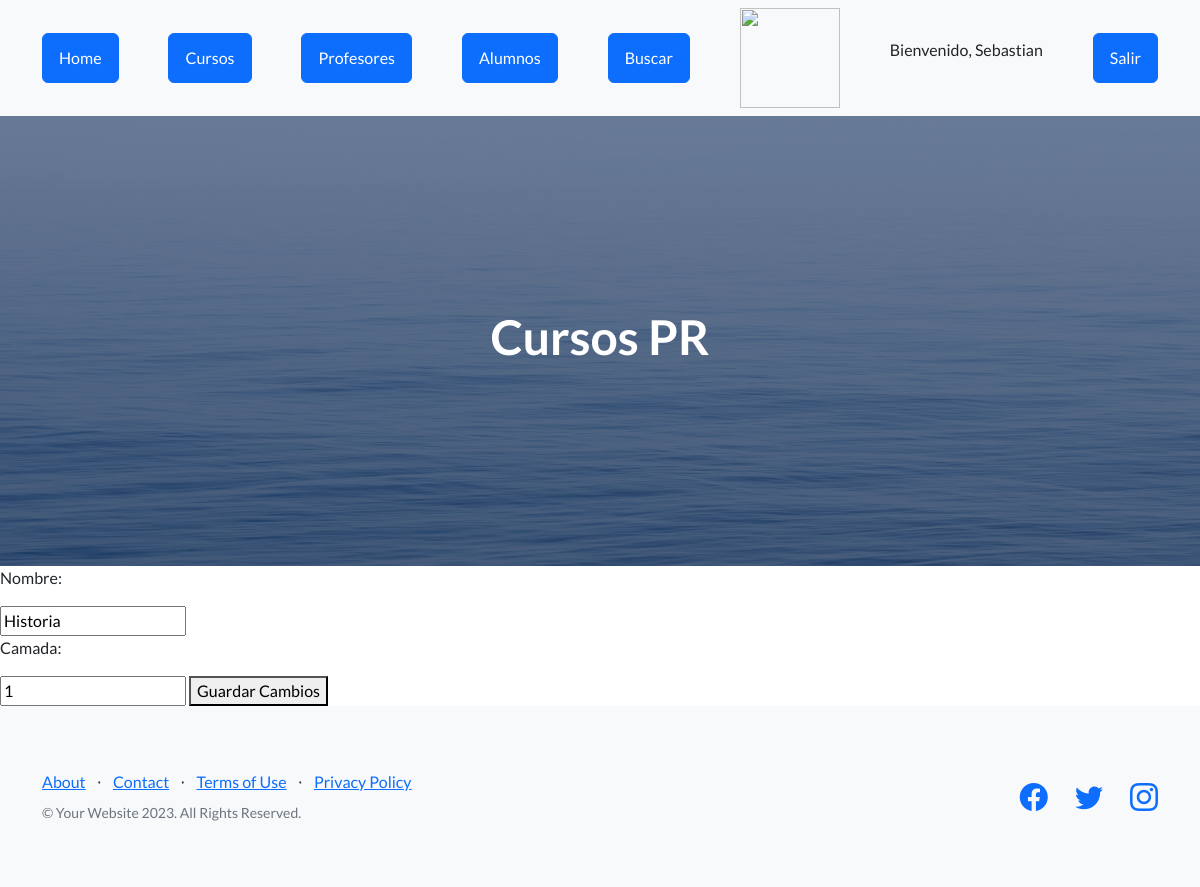
Before: /App_tercera/editar_curso/3 (signed in) with the older database file.
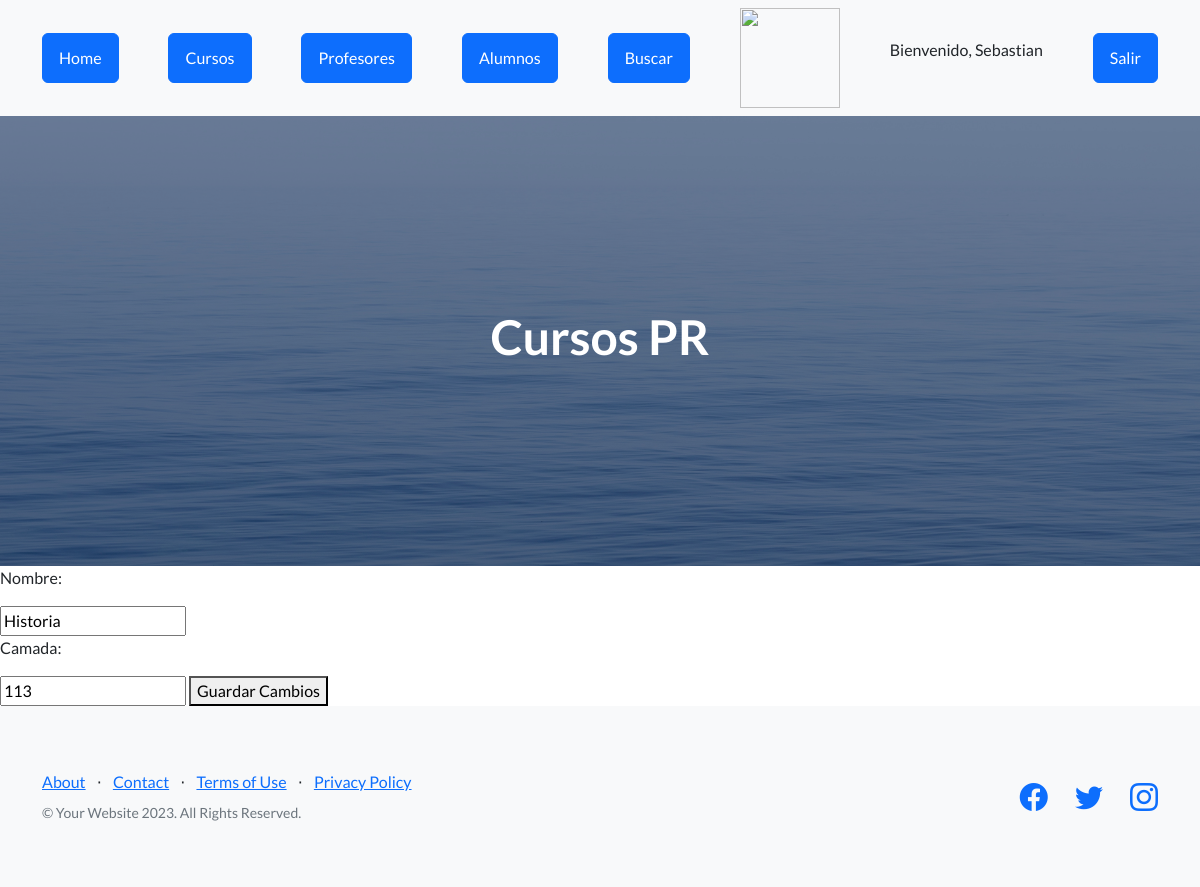
After: the same page with the newer database file.
### App_tercera/models.py (models this page shows, shortened)
class Curso(models.Model):
    nombre = models.CharField(max_length=40)
    camada = models.IntegerField()

### App_tercera/views.py (the view)
# urls.py: path("editar_curso/<int:id>", views.editar_curso, name="editar_curso"),
def editar_curso(request, id):
    curso = get_object_or_404(Curso, id=id)
    if request.method == "POST":
        nombre = request.POST.get('nombre')
        camada = request.POST.get('camada')
        curso.nombre = nombre
        curso.camada = camada
        curso.save()
        messages.success(request, 'El curso se ha actualizado correctamente.')
        return redirect('ver_cursos')
    else:
        return render(request, 'editar_curso.html', {'curso': curso})

### App_tercera/Template/editar_curso.html (shortened to what this page needs)
{% extends "padre.html" %}
{% load static %}
{% block contenido %}
    <form action="{% url 'editar_curso' curso.id %}" method="POST">
        <p>Nombre:</p>
        <input type="text" name="nombre" value="{{ curso.nombre }}">
        <p>Camada:</p>
        <input type="number" name="camada" value="{{ curso.camada }}">
        <button type="submit">Guardar Cambios</button>
    </form>
{% endblock %}

Changed rows visible on the page:
changed Curso "Historia": camada "1" → "113"
